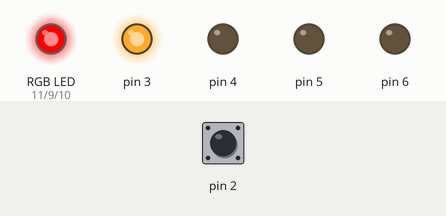
This program was run on a simulated Arduino Uno, built with avr-gcc and run on an emulated ATmega328P. On the bench: an RGB LED mixed from three pins (HIGH = lit), output pins drawn as LEDs (lit = HIGH). The test bench sets the inputs (shaded band); at power-on: pin 2 LOW. What the program prints to the serial monitor is not drawn.

Above: at 1.05 s.
1.3 s: pin 2 pulsed HIGH 5 times (0.12 s each, 0.3 s apart)
At 3.4 s:
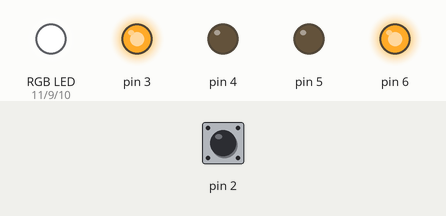
At 4.5 s:
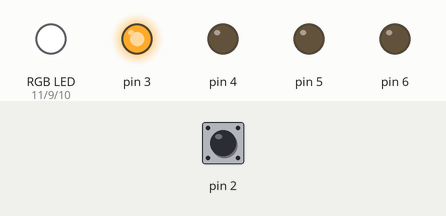
Timing chart, 0 to 10.3 s (numbered marks = the images above; inputs shaded):
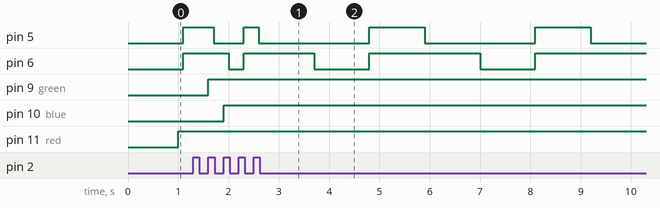

Measured:
- after the input at 1.3 s, pin 9 (green): LOW → HIGH after 0.30 s instead of 0.80 s; pin 10 (blue): LOW → HIGH after 0.60 s instead of 1.9 s

The program:

main.cpp
```cpp
#include <Arduino.h>
#include <TCS3200.h>

// TCS3200::TCS3200(uint8_t S0, uint8_t S1, uint8_t S2, uint8_t S3, uint8_t OUT)
TCS3200 sensor;

// Declare pin rgb
int green = 9;
int blue = 10;
int red = 11;
void setup() {
  // put your setup code here, to run once:
  // Set pin mode
  sensor.begin();

  // set Frequency-scaling to 20%
  // 0: 100% prescaler
  // 1: 20% prescaler
  // 2: 2% prescaler
  // 3: Power dowm
  sensor.setFrequency(1);
  Serial.begin(9600);
}

void loop() {
  // put your main code here, to run repeatedly:
  sensor.setred();
  // Printing the value on the Serial monitor
  Serial.print("Red ");//printing name
  Serial.print(sensor.redfrequency);//printing RED color frequency
  analogWrite(red, sensor.redfrequency);
  delay(100);

  sensor.setgreen();
  // Printing the value on the Serial monitor
  Serial.print(" Green ");//printing name
  Serial.print(sensor.greenfrequency);//printing GREEN color frequency
  analogWrite(green, sensor.greenfrequency);
  delay(100);

  sensor.setblue();
  // Printing the value on the Serial monitor
  Serial.print(" Blue ");//printing name
  Serial.print(sensor.bluefrequency);//printing BLUE color frequency
  analogWrite(blue, sensor.bluefrequency);
  Serial.println("  ");
  delay(100);
}
```
